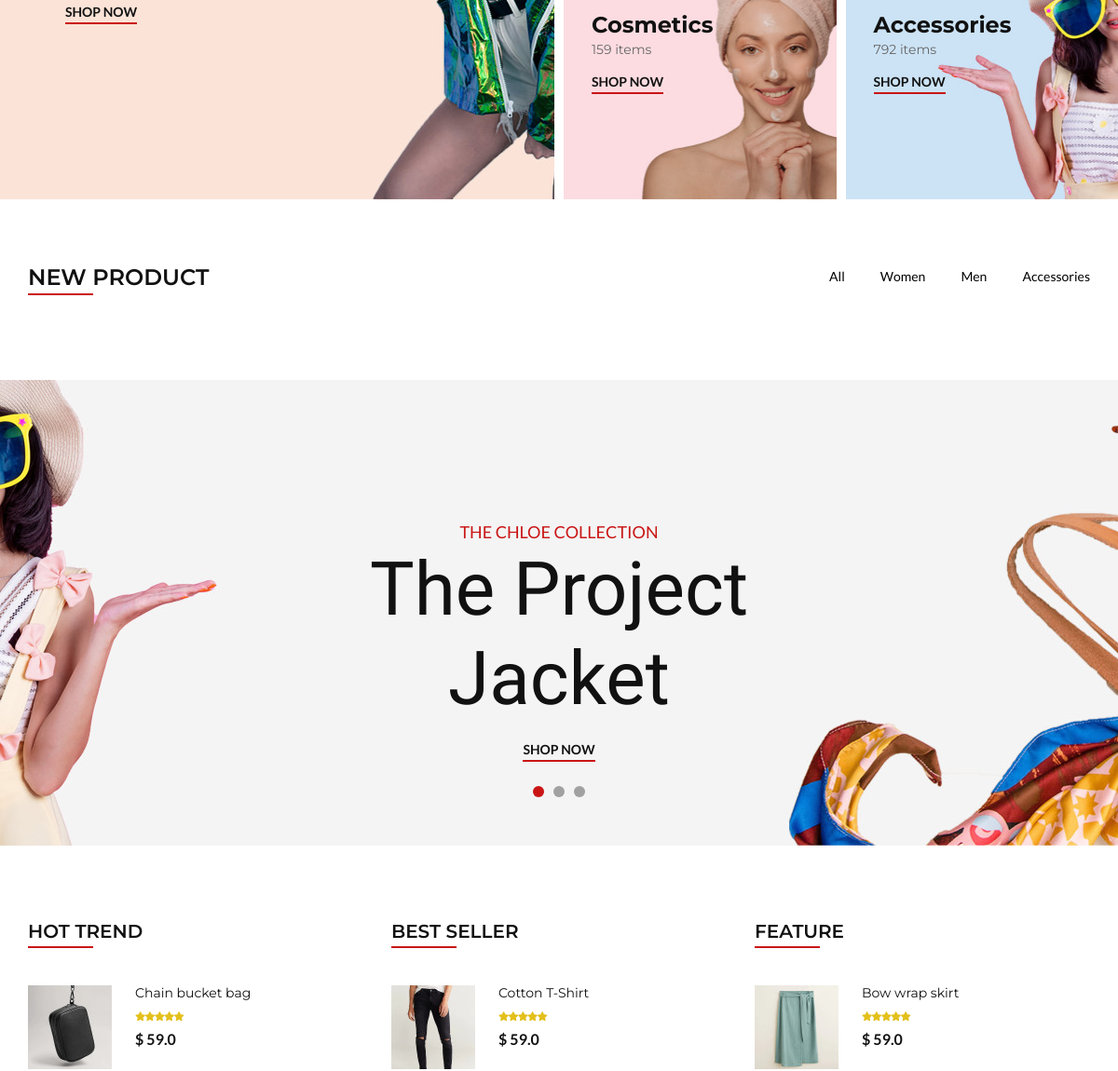
Page /category/3/ (middle part) on the earlier database version.
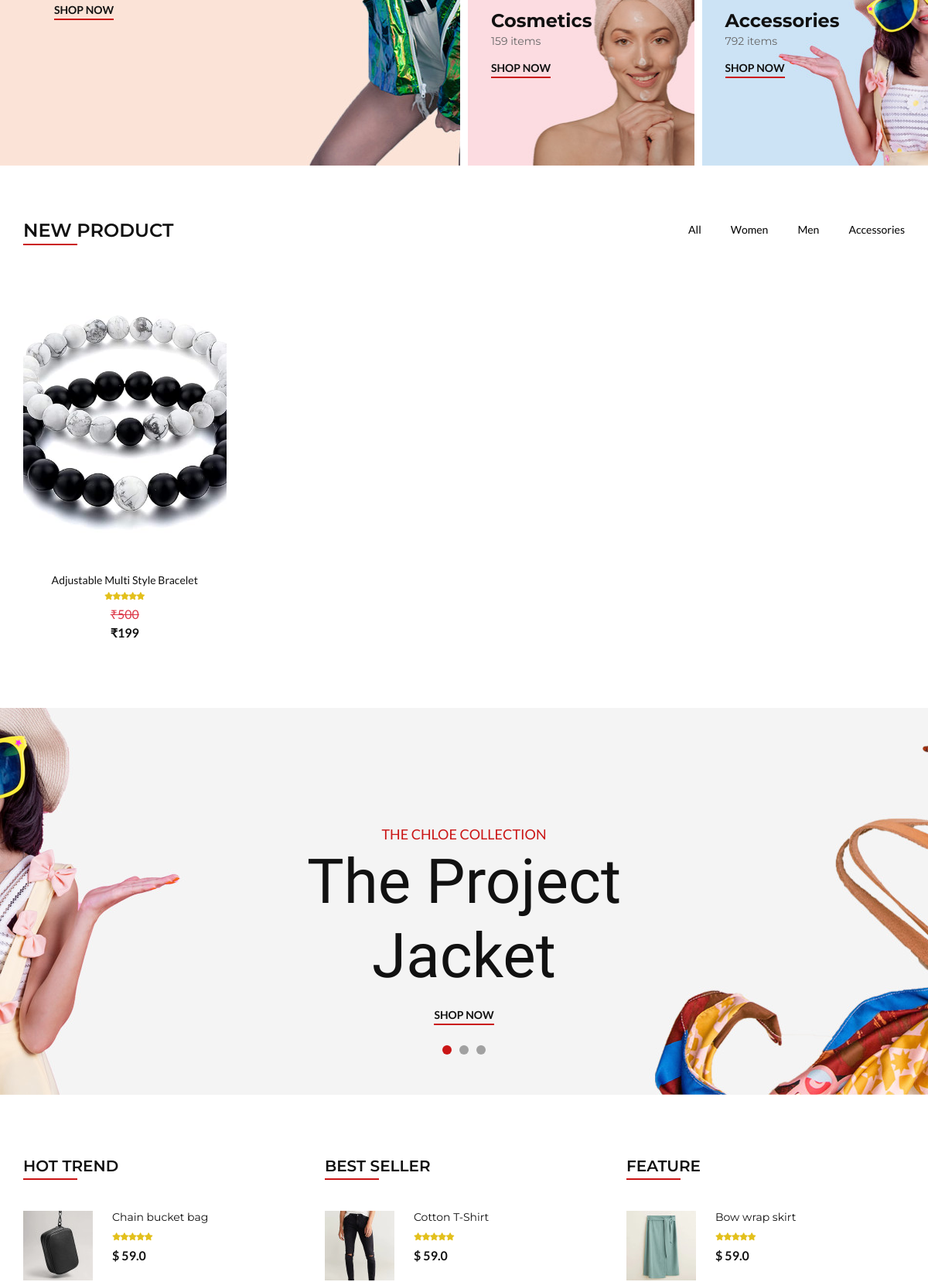
Same page on the later database version.
### EcommApp/models/category.py (models this page shows, shortened)
class Category(models.Model):
    name=models.CharField(max_length=20)
    @staticmethod
    def get_all_categories():
        return Category.objects.all()

### EcommApp/models/product.py (models this page shows, shortened)
class Product(models.Model):
    name=models.CharField(max_length=50)
    price=models.IntegerField(default=0)
    discount=models.IntegerField(default=0)
    category = models.ForeignKey(Category, on_delete=models.CASCADE, null=True)
    description=models.CharField(max_length=200,null=True,blank=True,default="")
    image1=models.ImageField(upload_to="uploads/products", blank=False, null=True)
    image2=models.ImageField(upload_to="uploads/products",  blank=True, null=True)
    image3=models.ImageField(upload_to="uploads/products",  blank=True, null=True)
    image4=models.ImageField(upload_to="uploads/products",  blank=True, null=True)
    image5=models.ImageField(upload_to="uploads/products",  blank=True, null=True)
    is_new = models.BooleanField(default=False)  # Mark product as new
    is_in_stock = models.BooleanField(default=True)  # Mark product as in stock
    @staticmethod
    def get_all_products_by_categories_id(category_id):
        if category_id:
            return Product.objects.filter(category=category_id)
        else:
            return Product.get_all_products()

### EcommApp/views/home.py (the view)
# urls.py: path("",Index.as_view(),name='home'),
class Index(View):
    def get(self, request, category_id=None):
        categories = Category.get_all_categories()
        category_id = category_id  # Fetch from URL parameter
        is_new = request.GET.get('is_new')  # Filter for new products
        is_in_stock = request.GET.get('is_in_stock')  # Filter for in-stock products
        if category_id:
            all_products = Product.get_all_products_by_categories_id(category_id)
        else:
            all_products = Product.get_all_products()
        if is_new == "true":
            all_products = all_products.filter(is_new=True)
        if is_in_stock == "true":
            all_products = all_products.filter(is_in_stock=True)
        data = {
            'products': all_products,
            'categories': categories,
            'selected_category_id': category_id,
        }
        return render(request, "index.html", data)

### EcommApp/templates/index.html (shortened to what this page needs)
{% extends 'navigation.html' %}
{% load static %}
{% block content %}
<section class="categories">
    <div class="container-fluid">
        <div class="row">
            <div class="col-lg-6 p-0">
                <div class="categories__item categories__large__item set-bg"
                    data-setbg="{% static 'new/img/categories/category-1.jpg' %}">
                    <div class="categories__text">
                        <a href="{% url 'product' %}">Shop now</a>
                    </div>
                </div>
            </div>
            <div class="col-lg-6">
                <div class="row">
                    <div class="col-lg-6 col-md-6 col-sm-6 p-0">
                        <div class="categories__item set-bg"
                            data-setbg="{% static 'new/img/categories/category-4.jpg' %}">
                            <div class="categories__text">
                                <h4>Cosmetics</h4>
                                <p>159 items</p>
                                <a href="{% url 'product' %}">Shop now</a>
                            </div>
                        </div>
                    </div>
                    <div class="col-lg-6 col-md-6 col-sm-6 p-0">
                        <div class="categories__item set-bg"
                            data-setbg="{% static 'new/img/categories/category-5.jpg' %}">
                            <div class="categories__text">
                                <h4>Accessories</h4>
                                <p>792 items</p>
                                <a href="{% url 'product' %}">Shop now</a>
                            </div>
                        </div>
                    </div>
                </div>
            </div>
        </div>
    </div>
</section>
<section class="product spad">
    <div class="container">
        <div class="row">
            <div class="col-lg-4 col-md-4">
                <div class="section-title">
                    <h4>New product</h4>
                </div>
            </div>
            <div class="col-lg-8 col-md-8">
                <ul class="filter__controls">
                    <li class="{% if not selected_category_id %}active{% endif %}">
                        <a href="{% url 'home' %}" style="color: black;">All</a>
                    </li>
                    {% for category in categories %}
                    <li>
                        <a href="{% url 'category' category.id %}" style="color: black;">{{ category.name }}</a>
                    </li>
                    {% endfor %}
                </ul>
            </div>
        </div>
        <div class="row property__gallery">
            {% for product in products %}
            {% if product.is_new %}
            <div class="col-lg-3 col-md-4 col-sm-6 mix women">
                <div class="product__item">
                    <div onclick="window.location.href='{% url 'product_detail' product.id %}'"
                        style="cursor: pointer; text-decoration: underline;">
                        <div class="product__item__pic set-bg" data-setbg="{{product.image1.url}}">
                            <ul class="product__hover">
                            </ul>
                        </div>
                    </div>
                    <div class="product__item__text">
                        <h6 id="product-title-{{product.id}}"><a href="#">{{product.name}}</a></h6>
                        <div class="rating">
                            <i class="fa fa-star"></i>
                            <i class="fa fa-star"></i>
                            <i class="fa fa-star"></i>
                            <i class="fa fa-star"></i>
                            <i class="fa fa-star"></i>
                        </div>
                        {% if product.discount > 0 %}
                        <strike class="text-danger original-price"> ₹{{product.price}} </strike>
                        <div class="product__price">₹{{product.discount}}</div>
                        {% else %}
                        <div class="original-price product__price">₹{{product.price}}</div>
                        {% endif %}
                    </div>
                </div>
            </div>
            {% endif %}
            {% endfor %}
        </div>
</section>
<section class="banner set-bg" data-setbg="{% static 'new/img/banner/banner-1.jpg' %}">
    <div class="container">
        <div class="row">
            <div class="col-xl-7 col-lg-8 m-auto">
                <div class="banner__slider owl-carousel">
                    <div class="banner__item">
                        <div class="banner__text">
                            <span>The Chloe Collection</span>
                            <h1>The Project Jacket</h1>
                            <a href="#">Shop now</a>
                        </div>
                    </div>
                </div>
            </div>
        </div>
    </div>
</section>
<section class="trend spad">
    <div class="container">
        <div class="row">
            <div class="col-lg-4 col-md-4 col-sm-6">
                <div class="trend__content">
                    <div class="section-title">
                        <h4>Hot Trend</h4>
                    </div>
                    <div class="trend__item">
                        <div class="trend__item__pic">
                            <img src="{% static 'new/img/trend/ht-1.jpg' %}" alt="">
                        </div>
                        <div class="trend__item__text">
                            <h6>Chain bucket bag</h6>
                            <div class="rating">
                                <i class="fa fa-star"></i>
                                <i class="fa fa-star"></i>
                                <i class="fa fa-star"></i>
                                <i class="fa fa-star"></i>
                                <i class="fa fa-star"></i>
                            </div>
                            <div class="product__price">$ 59.0</div>
                        </div>
                    </div>
                </div>
            </div>
            <div class="col-lg-4 col-md-4 col-sm-6">
                <div class="trend__content">
                    <div class="section-title">
                        <h4>Best seller</h4>
                    </div>
                    <div class="trend__item">
                        <div class="trend__item__pic">
                            <img src="{% static 'new/img/trend/bs-1.jpg' %}" alt="">
                        </div>
                        <div class="trend__item__text">
                            <h6>Cotton T-Shirt</h6>
                            <div class="rating">
                                <i class="fa fa-star"></i>
                                <i class="fa fa-star"></i>
                                <i class="fa fa-star"></i>
                                <i class="fa fa-star"></i>
                                <i class="fa fa-star"></i>
                            </div>
                            <div class="product__price">$ 59.0</div>
                        </div>
                    </div>
                </div>
            </div>
            <div class="col-lg-4 col-md-4 col-sm-6">
                <div class="trend__content">
                    <div class="section-title">
                        <h4>Feature</h4>
                    </div>
                    <div class="trend__item">
                        <div class="trend__item__pic">
                            <img src="{% static 'new/img/trend/f-1.jpg' %}" alt="">
                        </div>
                        <div class="trend__item__text">
                            <h6>Bow wrap skirt</h6>
                            <div class="rating">
                                <i class="fa fa-star"></i>
                                <i class="fa fa-star"></i>
                                <i class="fa fa-star"></i>
                                <i class="fa fa-star"></i>
                                <i class="fa fa-star"></i>
                            </div>
                            <div class="product__price">$ 59.0</div>
                        </div>
                    </div>
                </div>
            </div>
        </div>
    </div>
</section>
{% endblock %}

### EcommApp/templates/navigation.html (shortened to what this page needs)
{% load static %}
<!DOCTYPE html>
<html lang="">
<head>
    <link rel="stylesheet" href="{% static 'new/css/bootstrap.min.css' %}" type="text/css">
    <link rel="stylesheet" href="{% static 'new/css/font-awesome.min.css' %}" type="text/css">
    <link rel="stylesheet" href="{% static 'new/css/jquery-ui.min.css' %}" type="text/css">
    <link rel="stylesheet" href="{% static 'new/css/magnific-popup.css' %}" type="text/css">
    <link rel="stylesheet" href="{% static 'new/css/owl.carousel.min.css' %}" type="text/css">
    <link rel="stylesheet" href="{% static 'new/css/slicknav.min.css' %}" type="text/css">
    <link rel="stylesheet" href="{% static 'new/css/style.css' %}" type="text/css">
    <link rel="stylesheet" href="{% static 'css/fontawesome.min.css'}">
  <link rel="stylesheet" href="{% static 'new/css/fontawesome.css'}">
  <link rel="stylesheet" href="https://cdnjs.cloudflare.com/ajax/libs/font-awesome/6.7.2/css/all.min.css">
<link rel="stylesheet" href="{% static 'new/css/elegant-icons.css' %}" type="text/css">
<link rel="stylesheet" href="https://cdnjs.cloudflare.com/ajax/libs/noUiSlider/14.7.0/nouislider.min.css">
<link rel="stylesheet" type="text/css" href="{%static 'new/css/iofrm-style.css' %}">
<link rel="stylesheet" type="text/css" href="{%static 'new/css/iofrm-theme22.css' %}">
</head>
<body>
    {% block content %}{% endblock %}
</body>
</html>

### EcommApp/templates/footer.html (shortened to what this page needs)
{% load static %}

Differences in the rows shown:
now on this page (row edited): Product: is_new True (drawn), name "Adjustable Multi Style Bracelet", price "500", discount "199"
